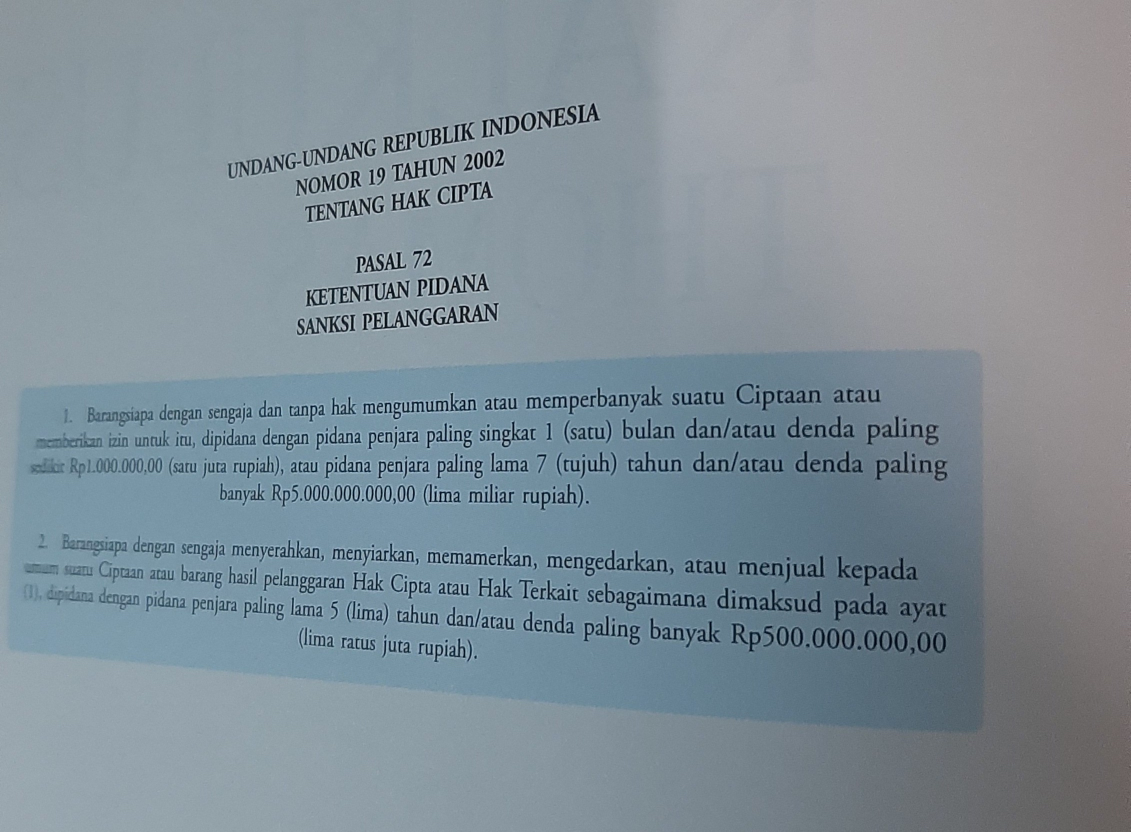
#> input picture assets/skew_tulisan.jpg, 2261 x 1663 px (shown at 1/2 size)
$ python -i utils.py   (imports and definitions only)
#> lines starting #> are read from the running program, lines starting #| are printed output that depends on the picture; after the words box and inside, x2 and y2 are one past the last pixel; in counts of white or black regions, pixels touching at a corner belong together
import cv2
import numpy as np

class WordSegmentation():
    def __init__(self):
        self.image = None
        self.words_list = []

    def resize_image(self, image):
        height = image.shape[0]
        width = image.shape[1]
        if width > 1000:
            new_width = 1000
            factor = width / height
            new_height = int(new_width / factor)
            new_image = cv2.resize(image, (new_width, new_height), interpolation = cv2.INTER_AREA)
            return new_image
        return image

    def thresholding(self, image):
        image_gray = cv2.cvtColor(image, cv2.COLOR_BGR2GRAY)
        _, thresholded_image = cv2.threshold(image_gray, 80, 255, cv2.THRESH_BINARY_INV)
        return thresholded_image

    def dilation(self, image):
        kernel = np.ones((3,85), np.uint8)
        dilated_image = cv2.dilate(image, kernel, iterations = 1)
        return dilated_image

    def find_contours_line(self, image):
        (contours, heirarchy) = cv2.findContours(image.copy(), cv2.RETR_EXTERNAL, cv2.CHAIN_APPROX_NONE)
        sorted_contours_lines = sorted(contours, key = lambda ctr : cv2.boundingRect(ctr)[1])
        return sorted_contours_lines

    def find_contours_text(self, image):
        kernel = np.ones((3,15), np.uint8)
        dilated = cv2.dilate(image, kernel, iterations = 1)
        return dilated

    def get_nth_word(self, n):
        nth_word = self.words_list[n]
        roi_n = self.image[nth_word[1]:nth_word[3], nth_word[0]:nth_word[2]]
        return roi_n

    def segmentation(self, image, resize=True):
        # Resizing image
        if resize:
            image = self.resize_image(image)

        self.image = image
        # Thresholding image
        thresholded_image = self.thresholding(image)

        # Dilation
        dilated_image = self.dilation(thresholded_image)

        # Find countours line
        sorted_contours_lines = self.find_contours_line(dilated_image)

        # Find countours word

        image_copy = self.image.copy()
        words_list = []

        dilated = self.find_contours_text(thresholded_image)

        # Draw rectangles

        for line in sorted_contours_lines:
            x, y, w, h = cv2.boundingRect(line)
            roi_line = dilated[y: y+w, x:x+w]

            (cnt, heirarchy) = cv2.findContours(roi_line.copy(), cv2.RETR_EXTERNAL, cv2.CHAIN_APPROX_NONE)
            sorted_contour_words = sorted(cnt, key=lambda cntr : cv2.boundingRect(cntr))

            for word in sorted_contour_words:
                x2, y2, w2, h2 = cv2.boundingRect(word)
                words_list.append([x+x2, y+y2, x+x2+w2, y+y2+h2])
                cv2.rectangle(image_copy, (x+x2, y+y2), (x+x2+w2, y+y2+h2), (255,255,100),2)

        self.words_list = words_list
        return image_copy

>>> import cv2
>>> picture = cv2.imread('assets/skew_tulisan.jpg')
#> picture is the input picture: shape (1663, 2261, 3); mean B, G, R 151.4, 142.3, 128.3
>>> result = WordSegmentation().segmentation(picture)
#> in thresholding, `_, thresholded_image = cv2.threshold(image_gray, 80, 255, cv2.THRESH_B..`:
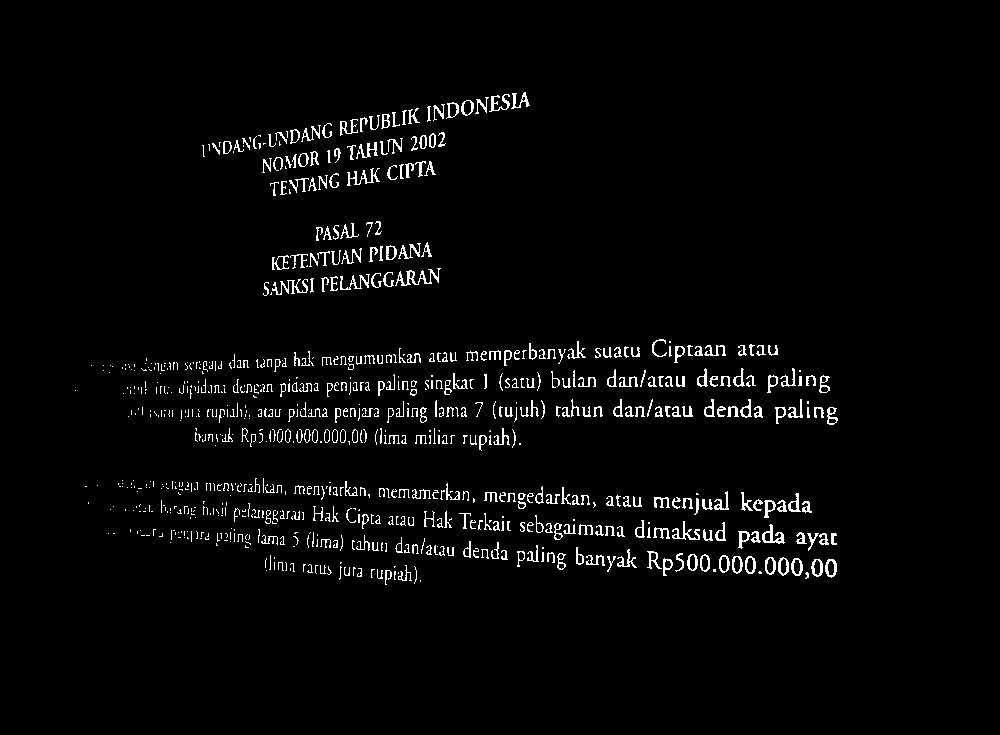
#> thresholded_image: shape (735, 1000); 2.9% white in thin lines or dots, all inside (x1, y1, x2, y2) = (75, 92, 838, 585)
#> in dilation, `dilated_image = cv2.dilate(image, kernel, iterations = 1)`:
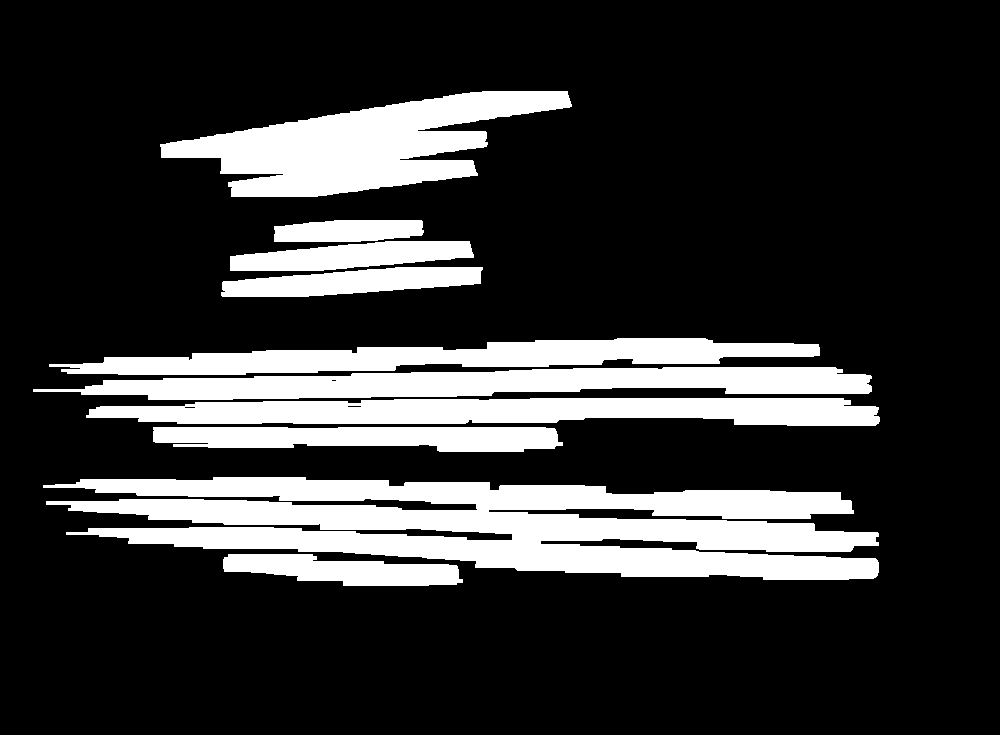
#> dilated_image: shape (735, 1000); 20.7% white; 10 white regions
#> in find_contours_line, `(contours, heirarchy) = cv2.findContours(image.copy(), cv2.RETR_EXTERN..`: contours = 10 contours; largest, box (x1, y1, x2, y2) and area: (43, 477, 879, 580) 50414, (160, 91, 572, 197) 21456, (33, 367, 872, 400) 16736, (86, 398, 880, 426) 16564, (49, 338, 820, 375) 14424
#> in find_contours_line, `sorted_contours_lines = sorted(contours, key = lambda ctr : cv2.boundi..`: sorted_contours_lines has the same summary as contours
#> in segmentation, `sorted_contours_lines = self.find_contours_line(dilated_image)`: sorted_contours_lines has the same summary as contours in find_contours_line
#> in find_contours_text, `dilated = cv2.dilate(image, kernel, iterations = 1)`:
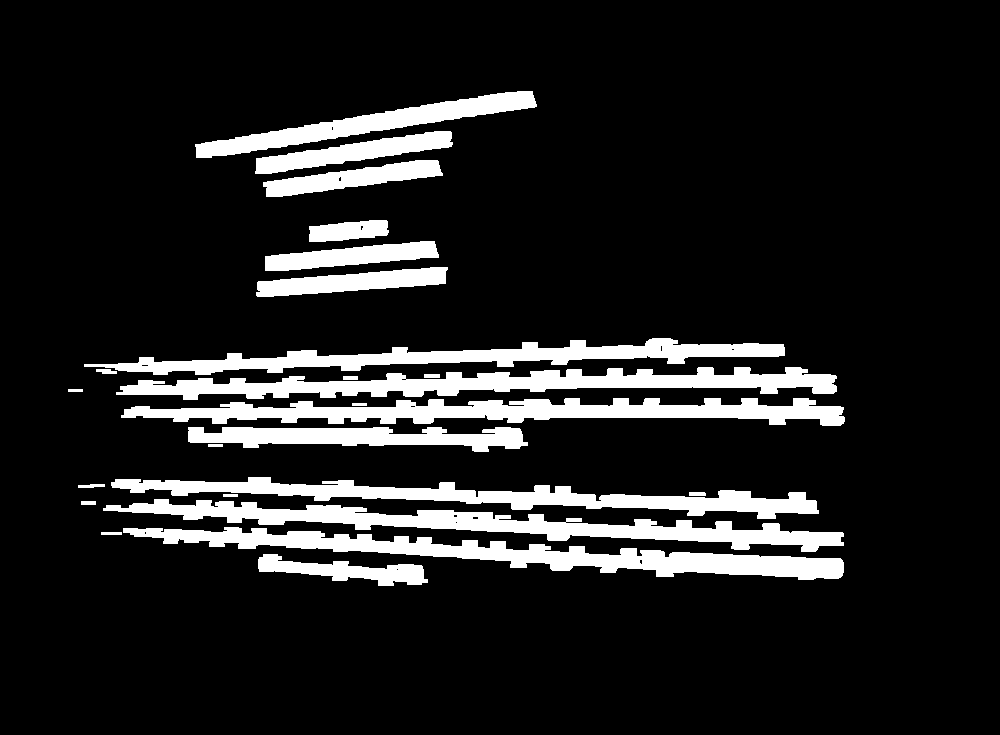
#> dilated: shape (735, 1000); 12.8% white; 25 white regions, largest, box (x1, y1, x2, y2) and area: (123, 527, 844, 580) 12138, (103, 499, 844, 552) 11483, (116, 367, 837, 400) 11325
#> the loop in segmentation, `for line in sorted_contours_lines:` made 10 passes
#> (x, y, w, h) on passes 1 to 10: (160, 91, 412, 106), (274, 220, 150, 22), (230, 241, 244, 30), (221, 267, 262, 30), (49, 338, 771, 37), (33, 367, 839, 33), (86, 398, 794, 28), (153, 427, 410, 25), (43, 477, 836, 103), (223, 554, 240, 32)
#> pass 1, in segmentation, `roi_line = dilated[y: y+w, x:x+w]`:
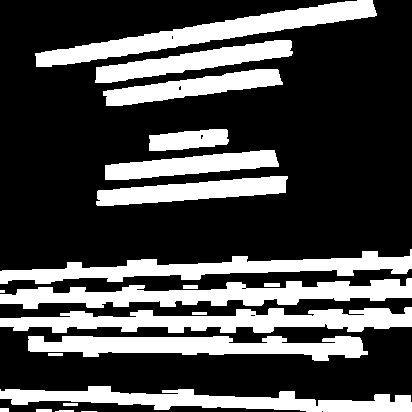
#> roi_line: shape (412, 412); 29.2% white; 21 white regions (2 under 20 px), largest, box (x1, y1, x2, y2) and area: (0, 278, 412, 309) 6439, (0, 307, 412, 333) 6345, (35, 0, 377, 67) 6025
#> pass 2, in segmentation, `roi_line = dilated[y: y+w, x:x+w]`:
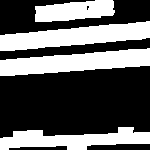
#> roi_line: shape (150, 150); 37.8% white; 4 white regions, box (x1, y1, x2, y2) and area: (0, 21, 150, 51) 2571, (0, 48, 150, 76) 2570, (0, 127, 150, 150) 2043, (35, 0, 115, 22) 1321
#> pass 3, in segmentation, `roi_line = dilated[y: y+w, x:x+w]`:
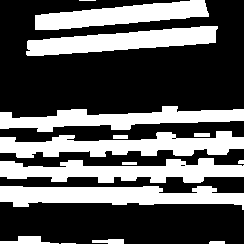
#> roi_line: shape (244, 244); 35.9% white; 15 white regions (2 under 20 px), largest, box (x1, y1, x2, y2) and area: (0, 186, 244, 210) 3810, (0, 131, 244, 158) 3801, (0, 158, 244, 183) 3663
#> after the loop in segmentation, `for line in sorted_contours_lines:`:
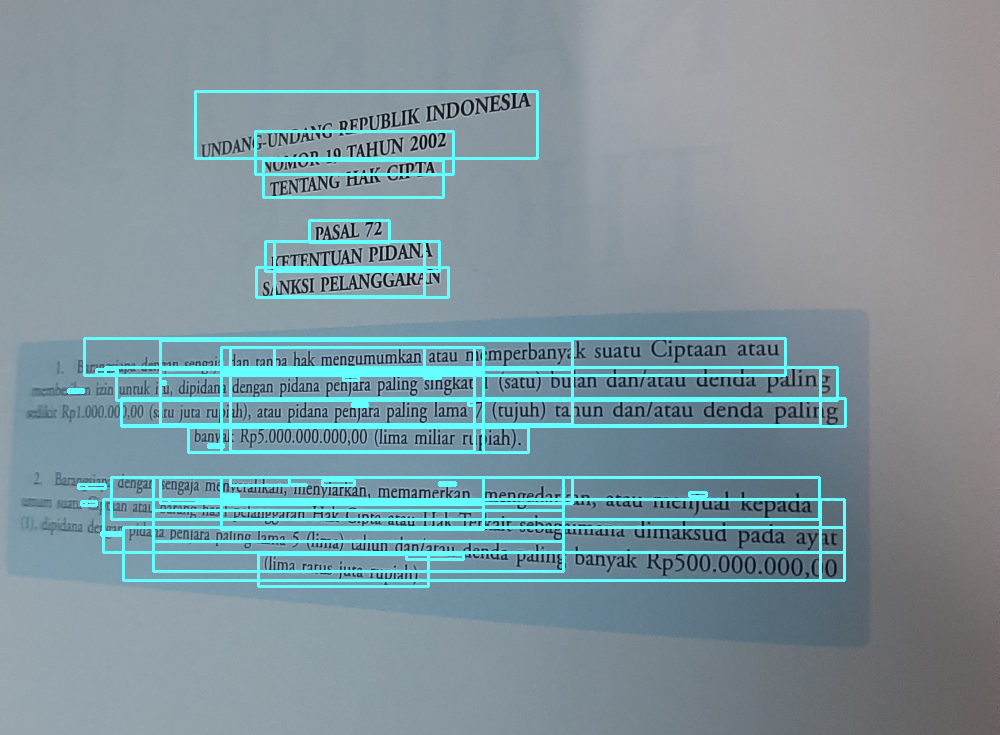
#> image_copy: shape (735, 1000, 3); mean B, G, R 158.7, 150.7, 127.3
#> after the loop in segmentation, `for line in sorted_contours_lines:`: words_list = 128 items, first 6: [160, 340, 572, 375], [160, 369, 572, 400], [160, 381, 165, 384], [160, 398, 572, 424], [160, 477, 572, 503], [160, 499, 169, 503]
#> in segmentation, `self.words_list = words_list`: self.words_list has the same summary as words_list

$ run again, on assets/tulisan.jpg
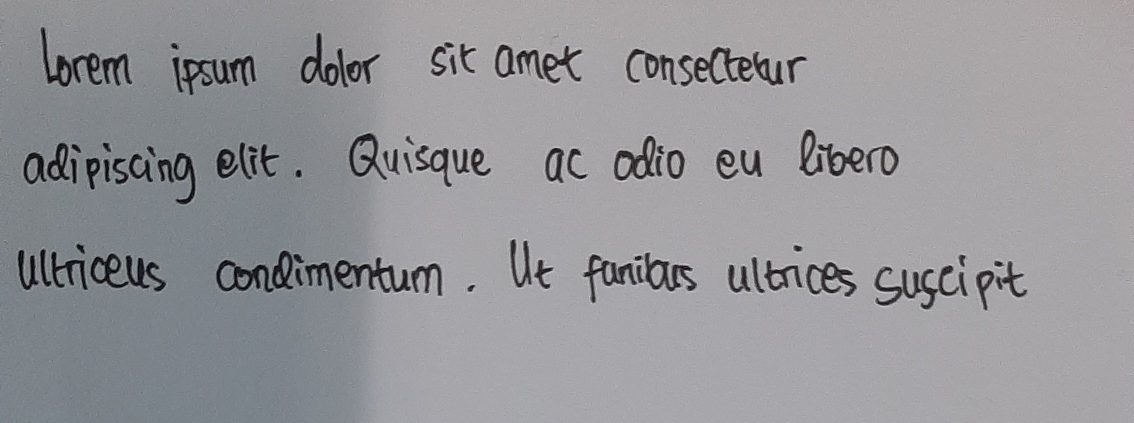
#> input picture assets/tulisan.jpg, 2268 x 846 px (shown at 1/2 size)
#> picture is the input picture: shape (846, 2268, 3); mean B, G, R 152.9, 149.3, 149.2
#> in thresholding, `_, thresholded_image = cv2.threshold(image_gray, 80, 255, cv2.THRESH_B..`:
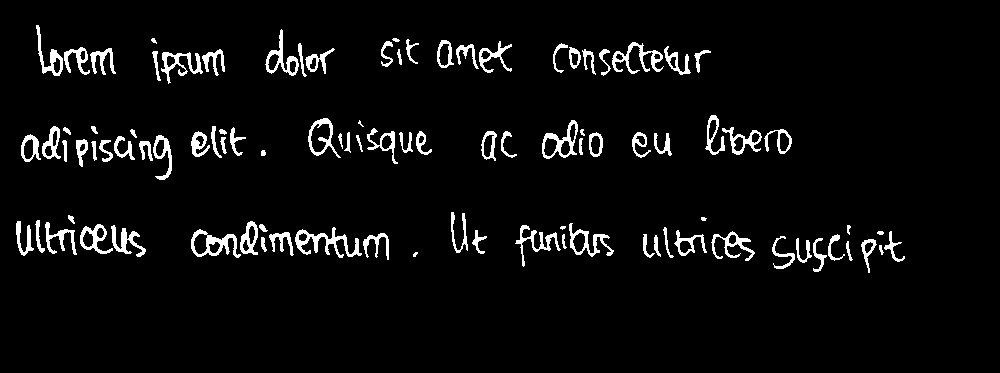
#> thresholded_image: shape (373, 1000); 4.7% white; 97 white regions (4 under 20 px), largest, box (x1, y1, x2, y2) and area: (295, 227, 362, 258) 682, (191, 229, 241, 258) 540, (612, 42, 664, 74) 520
#> dilated_image: shape (373, 1000); 26.6% white; 5 white regions
#> contours = 5 contours; box (x1, y1, x2, y2) and area: (0, 211, 947, 274) 36117, (0, 114, 834, 181) 31980, (0, 24, 753, 85) 27250, (109, 37, 199, 45) 611, (659, 216, 749, 222) 442
#> in find_contours_line, `sorted_contours_lines = sorted(contours, key = lambda ctr : cv2.boundi..`: sorted_contours_lines has the same summary as contours
#> in segmentation, `sorted_contours_lines = self.find_contours_line(dilated_image)`: sorted_contours_lines has the same summary as contours in find_contours_line
#> dilated: shape (373, 1000); 15.6% white; 24 white regions, largest, box (x1, y1, x2, y2) and area: (184, 220, 396, 261) 5886, (14, 125, 179, 181) 5170, (546, 41, 718, 77) 4529
#> the loop in segmentation, `for line in sorted_contours_lines:` made 5 passes
#> (x, y, w, h) on passes 1 to 5: (0, 24, 753, 61), (109, 37, 90, 8), (0, 114, 834, 67), (0, 211, 947, 63), (659, 216, 90, 6)
#> after the loop in segmentation, `for line in sorted_contours_lines:`:
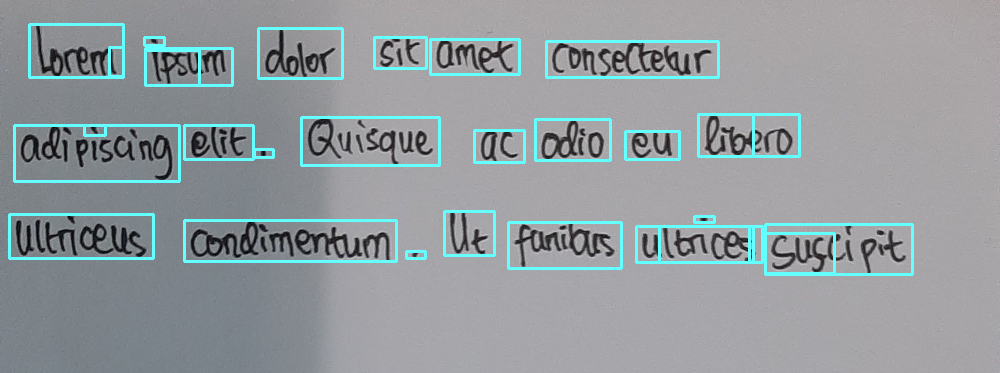
#> image_copy: shape (373, 1000, 3); mean B, G, R 157.9, 154.4, 146.6
#> after the loop in segmentation, `for line in sorted_contours_lines:`: words_list = 53 items, first 6: [9, 214, 153, 258], [14, 125, 179, 181], [29, 24, 123, 77], [84, 125, 105, 135], [144, 37, 164, 45], [145, 48, 232, 85]
#> self.words_list has the same summary as words_list
